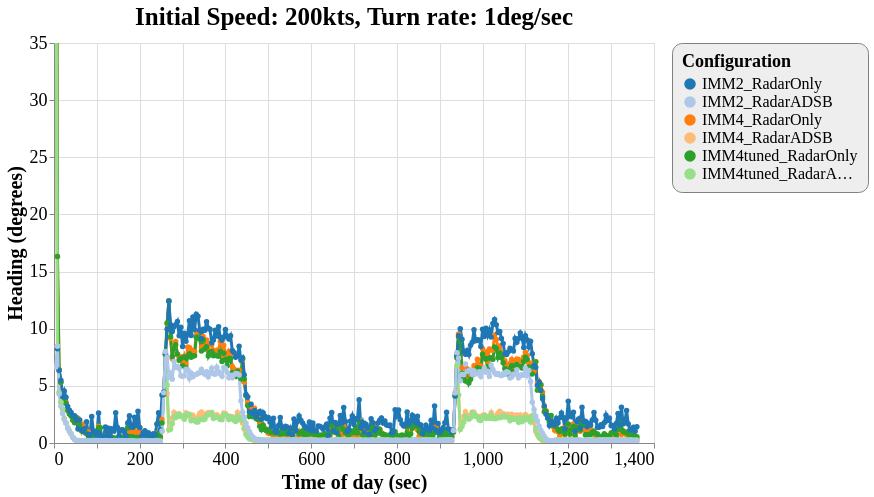

Write a Vega-Lite specification for this figure.
### Vega-Lite specification from a JSON file in a GitHub repository (floating-point values rounded to 4 significant figures; data arrays with more than 128 entries replaced by an {"elided": "..."} marker saying what was removed)
{"config": {"view": {"continuousWidth": 600, "continuousHeight": 400}, "axisX": {"labelFontSize": 18, "titleFontSize": 20}, "axisY": {"labelFontSize": 18, "titleFontSize": 20}, "font": "Times New Roman", "legend": {"cornerRadius": 10, "fillColor": "#EEEEEE", "labelFontSize": 16, "padding": 10, "strokeColor": "gray", "titleFontSize": 18}, "title": {"fontSize": 25}}, "data": {"name": "data-a9c2b8120670187c02c79d8e1f80f955"}, "mark": {"type": "line", "point": true, "strokeWidth": 3}, "encoding": {"color": {"type": "ordinal", "field": "config", "scale": {"scheme": "category20"}, "sort": ["IMM2_RadarOnly", "IMM2_RadarADSB", "IMM4_RadarOnly", "IMM4_RadarADSB", "IMM4tuned_RadarOnly", "IMM4tuned_RadarADSB"], "title": "Configuration"}, "x": {"type": "quantitative", "field": "time", "title": "Time of day (sec)"}, "y": {"type": "quantitative", "field": "rmse_hdg", "scale": {"domain": [0, 35], "zero": false}, "title": "Heading (degrees)"}}, "selection": {"selector042": {"type": "interval", "bind": "scales", "encodings": ["x", "y"]}}, "title": "Initial Speed: 200kts, Turn rate: 1deg/sec", "$schema": "https://vega.github.io/schema/vega-lite/v4.8.1.json", "datasets": {"data-a9c2b8120670187c02c79d8e1f80f955": {"elided": "2039 records"}}}
